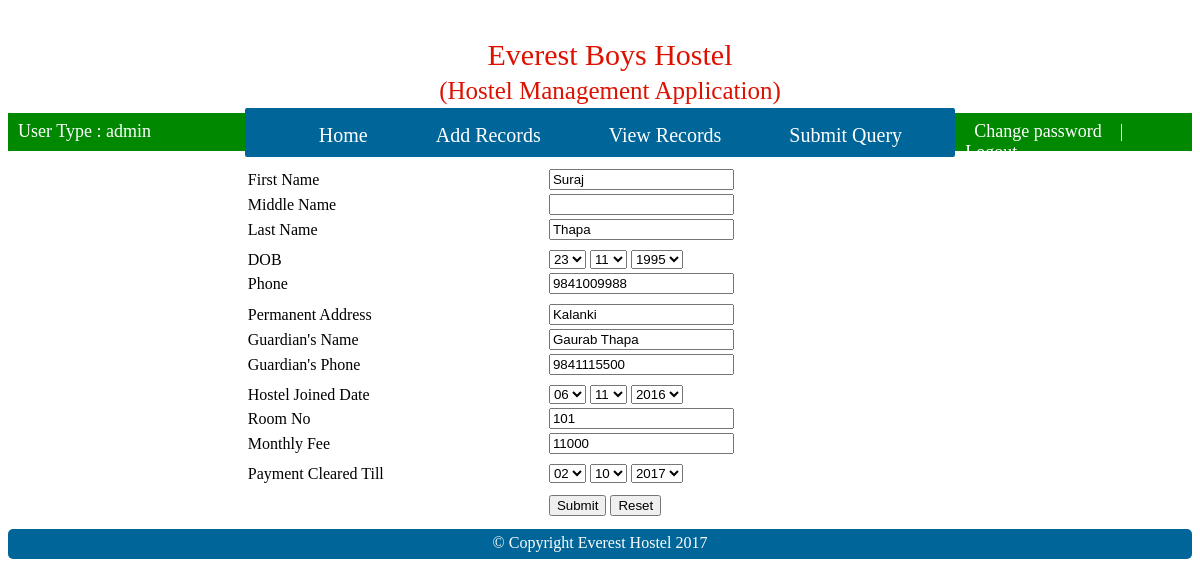
The page /edit-records.php?id=1 (signed in) on the database its author committed.
### tables this page shows
CREATE TABLE `tbl_std_info` (
  `id` int(11) NOT NULL,
  `first_name` varchar(50) NOT NULL,
  `middle_name` varchar(50) NOT NULL,
  `last_name` varchar(50) NOT NULL,
  `dob` date NOT NULL,
  `phone` varchar(10) NOT NULL,
  `address_permanent` varchar(100) NOT NULL,
  `guardian_name` varchar(100) NOT NULL,
  `guardian_phone` varchar(10) NOT NULL,
  `hostel_joined_date` date NOT NULL,
  `room_no` int(11) NOT NULL,
  `monthly_fee` int(11) NOT NULL,
  `payment_cleared_till` date NOT NULL,
  `unique_id_thumb` varchar(100) NOT NULL,
  `unique_id_large` varchar(100) NOT NULL,
  `created_at` datetime NOT NULL DEFAULT CURRENT_TIMESTAMP
);

### edit-records.php (the view, shortened to what this page needs)
<?php
	include('config/db.php');
	$id = $_GET['id'];
	$q = "SELECT * FROM tbl_std_info WHERE id = '$id'";
	$result = mysqli_query($link, $q);
	$row = mysqli_fetch_array($result);
?>
<!DOCTYPE html>
<html>
<head>
	<link rel="stylesheet" type="text/css" href="css/style.css">
</head>
<body>
	<div id="mainwrapper">
		<div class="header">
			<?php
				include("includes/header.php");
			?>
		</div>
		<br clear="all"/>
		<div class="navigation">
			<?php
				include ('includes/navigation.php');
			?>
		</div>
		<br clear="all"/>
		<div class="maincontent">
			<form method="POST" action="edit-records-action.php" >
				<table align="center" width=60%>
					<tr>
						<td>First Name</td>
						<td><input type="text" name="fname"  value="<?php echo $row['first_name']; ?>"></td>
					</tr>
					<tr>
						<td>Middle Name</td>
						<td><input type="text" name="mname" value="<?php echo $row['middle_name']; ?>"></td>
					</tr>
					<tr>
						<td>Last Name</td>
						<td><input type="text" name="lname" value="<?php echo $row['last_name']; ?>"></td>
					</tr>
					<tr>
						<td>DOB</td>
						<td>
							 <?php
						       	$date1 = $row['dob'];
								$date1 = explode('-',$date1);
								$year1 = $date1[0];
								$month1 = $date1[1];
								$day1 = $date1[2];
						      ?>
							<select name="day1">
								<option selected="selected"><?php echo $day1;  ?></option>
							</select>
							<select name="month1">
								<option selected="selected"><?php echo $month1; ?></option>
							</select>
							<select name="year1">
									<option selected="selected"><?php echo $year1; ?></option>
							</select>
						</td>
					</tr>
					<tr>
						<td>Phone</td>
						<td><input type="text" name="phone" value="<?php echo $row['phone']; ?>"></td>
					</tr>
					<tr>
						<td>Permanent Address</td>
						<td><input type="text" name="paddress" value="<?php  echo $row['address_permanent']; ?>"></td>
					</tr>
					<tr>
						<td>Guardian's Name</td>
						<td><input type="text" name="gname"  value="<?php  echo $row['guardian_name']; ?>"></td>
					</tr>
					<tr>
						<td>Guardian's Phone</td>
						<td><input type="text" name="gphone"  value="<?php  echo $row['guardian_phone']; ?>"></td>
					</tr>
					<tr>
						<td>Hostel Joined Date</td>
						<td>
							 <?php
						       	$date2 = $row['hostel_joined_date'];
								$date2 = explode('-',$date2);
								$year2 = $date2[0];
								$month2 = $date2[1];
								$day2 = $date2[2];
						      ?>
							<select name="day2">
								<option selected="selected"><?php echo $day2;  ?></option>
							</select>
							<select name="month2">
								<option selected="selected"><?php echo $month2; ?></option>
							</select>
							<select name="year2">
									<option selected="selected"><?php echo $year2; ?></option>
							</select>
						</td>
					</tr>
					<tr>
						<td>Room No</td>
						<td><input type="text" name="roomno" value="<?php  echo $row['room_no']; ?>"></td>
					</tr>
					<tr>
						<td>Monthly Fee</td>
						<td><input type="text" name="fee" value="<?php echo $row['monthly_fee'];  ?>"></td>
					</tr>
					<tr>
						<td>Payment Cleared Till</td>
						<td>
							<?php
								$date3 = $row['payment_cleared_till'];
								$date3 = explode('-', $date3);
								$year3 = $date3[0];
								$month3 = $date3[1];
								$day3 = $date3[2];
							?>
							<select name="day3">
								<option selected="selected"><?php echo $day3;  ?></option>
							</select>
							<select name="month3">
								<option selected="selected"><?php echo $month3; ?></option>
							</select>
							<select name="year3">
									<option selected="selected"><?php echo $year3; ?></option>
							</select>
						</td>
					</tr>
					<tr>
						<td></td>
						<td>
							<input type="submit" name="submit" value="Submit">
							<input type="reset" name="reset" value="Reset">
						</td>
					</tr>
				</table>
			</form>
		</div>
		<div class="footer">
			<?php
				include("includes/footer.php");
			?>
		</div>
		<br clear="all"/>
	</div>
</body>
</html>

### css/style.css (style rules this page uses)
#mainwrapper { margin: 0px; padding: 0px; width: 100%; }
.header { height: 100px; width: 100%; float: left; background-color: #fff; }
.navigation { width: 100%; height: 40px; }
.maincontent { width: 100%; min-height: 200px; }
.footer { height: 30px; width: 100%; float: left; background-color: #069; border-radius: 5px; text-align: center; color: #fff; margin-top: 10px; }

### rows shown on the page
tbl_std_info: fname "Suraj", lname "Thapa", day1 "23", month1 "11", year1 "1995", phone "9841009988", paddress "Kalanki", gname "Gaurab Thapa", gphone "9841115500", day2 "06", month2 "11", year2 "2016", roomno "101", fee "11000", day3 "02", month3 "10", year3 "2017"

### other values the page prints
$_SESSION['username'] "admin"
